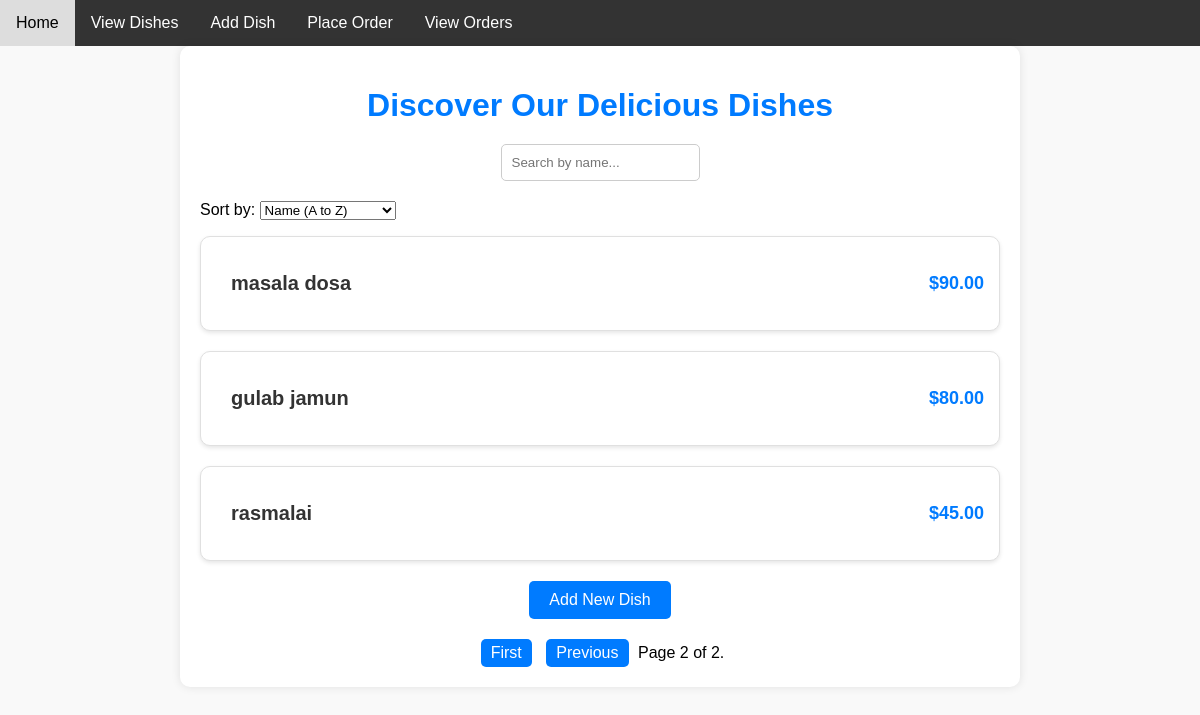
Screenshot of /dishes/?page=2 with the database file from the repository.
### zomato_app/models.py (models this page shows, shortened)
class Dish(models.Model):
    name = models.CharField(max_length=100)
    price = models.DecimalField(max_digits=6, decimal_places=2)

### zomato_app/views.py (the view)
# urls.py: path('dishes/', views.dish_list, name='dish_list'),
def dish_list(request):
    dish_list = Dish.objects.all()
    paginator = Paginator(dish_list, 5)
    page_number = request.GET.get('page')
    dishes = paginator.get_page(page_number)
    return render(request, 'zomato_app/dish_list.html', {'dishes': dishes})

### zomato_app/templates/zomato_app/dish_list.html (shortened to what this page needs)
<!DOCTYPE html>
<html>
<head>
</head>
<body>
    <div class="navbar">
        <a href="{% url 'home' %}">Home</a>
        <a href="{% url 'dish_list' %}">View Dishes</a>
        <a href="{% url 'add_dish' %}">Add Dish</a>
        <a href="{% url 'place_order' %}">Place Order</a>
        <a href="{% url 'order_list' %}">View Orders</a>
    </div>
    <div class="container">
        <h1>Discover Our Delicious Dishes</h1>
        <div class="search-container">
            <input type="text" id="search" name="search" placeholder="Search by name..." onkeyup="searchDishes()">
        </div>
        <div class="sort-options">
            <label for="sort">Sort by:</label>
            <select id="sort" onchange="sortDishes()">
                <option value="name_asc">Name (A to Z)</option>
            </select>
        </div>
        <ul class="dish-list">
            {% for dish in dishes %}
            <li class="dish-item">
                <div class="dish-info">
                    <h3 class="dish-name">{{ dish.name }}</h3>
                </div>
                <div class="dish-price">
                    ${{ dish.price }}
                </div>
            </li>
            {% endfor %}
        </ul>
        <div class="add-dish-button">
            <a href="{% url 'add_dish' %}">Add New Dish</a>
        </div>
             <div class="pagination">
                {% if dishes.has_previous %}
                <a href="?page=1">First</a>
                <a href="?page={{ dishes.previous_page_number }}">Previous</a>
                {% endif %}
                <span class="current-page">Page {{ dishes.number }} of {{ dishes.paginator.num_pages }}.</span>
            </div>
    </div>
</body>
</html>

### zomato_app/templates/zomato_app/dish_list.html (style rules this page uses)
body { font-family: Arial, sans-serif; margin: 0; padding: 0; background-color: #f9f9f9; }
.container { max-width: 800px; margin: 0 auto; padding: 20px; background-color: #fff; box-shadow: 0px 0px 10px rgba(0, 0, 0, 0.1); border-radius: 10px; }
h1 { text-align: center; margin-bottom: 20px; color: #007bff; }
.search-container { text-align: center; margin-bottom: 20px; }
#search { padding: 10px; border: 1px solid #ccc; border-radius: 5px; }
.dish-list { list-style: none; padding: 0; }
.dish-item { display: flex; justify-content: space-between; align-items: center; padding: 15px; margin-bottom: 20px; border: 1px solid #e0e0e0; background-color: #fff; box-shadow: 0px 2px 4px rgba(0, 0, 0, 0.1); border-radius: 10px; transition: transform 0.3s ease-in-out, box-shadow 0.3s ease-in-out; }
.dish-info { flex: 1; padding-left: 15px; }
.dish-name { font-size: 20px; font-weight: bold; color: #333; }
.dish-price { font-weight: bold; color: #007bff; font-size: 18px; }
.add-dish-button { text-align: center; margin-top: 20px; }
.add-dish-button a { display: inline-block; padding: 10px 20px; background-color: #007bff; color: #fff; text-decoration: none; border-radius: 5px; transition: background-color 0.3s ease-in-out; }
.pagination { text-align: center; margin-top: 20px; }
.pagination a { display: inline-block; margin: 0 5px; padding: 5px 10px; background-color: #007bff; color: #fff; text-decoration: none; border-radius: 5px; transition: background-color 0.3s ease-in-out; }
.navbar { background-color: #333; overflow: hidden; }
.navbar a { float: left; display: block; color: white; text-align: center; padding: 14px 16px; text-decoration: none; }

### rows the page displays
Dish: name "masala dosa", price "90.00"
Dish: name "gulab jamun", price "80.00"
Dish: name "rasmalai", price "45.00"

### other values shown
{{ dishes.number }} "2"
{{ dishes.paginator.num_pages }} "2"
